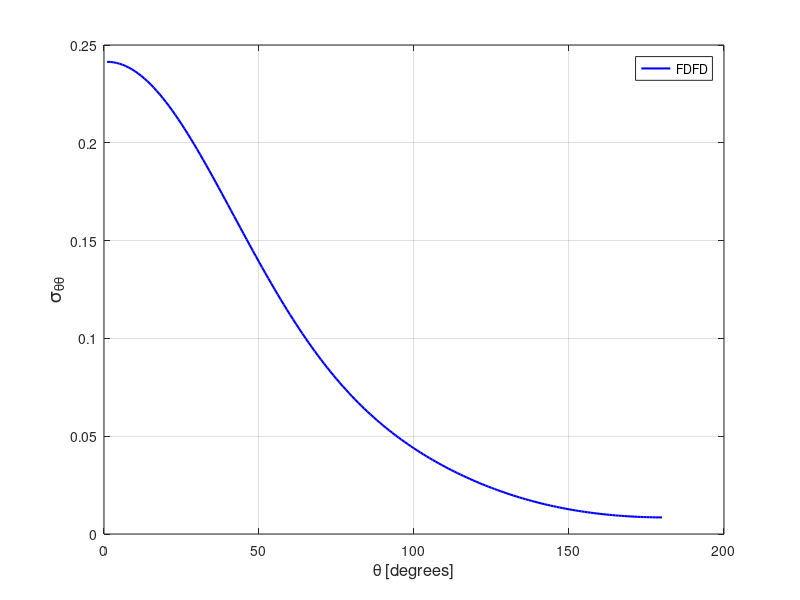

The MATLAB script that drew this image:
stt = [ 
    1  0.24139996E+00
    2  0.24133971E+00
    3  0.24115849E+00
    4  0.24085771E+00
    5  0.24043684E+00
    6  0.23989712E+00
    7  0.23923855E+00
    8  0.23846464E+00
    9  0.23757531E+00
   10  0.23657186E+00
   11  0.23545718E+00
   12  0.23423199E+00
   13  0.23289995E+00
   14  0.23146296E+00
   15  0.22992453E+00
   16  0.22828603E+00
   17  0.22655085E+00
   18  0.22472192E+00
   19  0.22280225E+00
   20  0.22079694E+00
   21  0.21870710E+00
   22  0.21653789E+00
   23  0.21429209E+00
   24  0.21197450E+00
   25  0.20958781E+00
   26  0.20713556E+00
   27  0.20462398E+00
   28  0.20205575E+00
   29  0.19943509E+00
   30  0.19676463E+00
   31  0.19404919E+00
   32  0.19129433E+00
   33  0.18850209E+00
   34  0.18567817E+00
   35  0.18282615E+00
   36  0.17994842E+00
   37  0.17705017E+00
   38  0.17413497E+00
   39  0.17120743E+00
   40  0.16826893E+00
   41  0.16532595E+00
   42  0.16237989E+00
   43  0.15943429E+00
   44  0.15649389E+00
   45  0.15355980E+00
   46  0.15063673E+00
   47  0.14772588E+00
   48  0.14483224E+00
   49  0.14195727E+00
   50  0.13910238E+00
   51  0.13627237E+00
   52  0.13346781E+00
   53  0.13069101E+00
   54  0.12794478E+00
   55  0.12522922E+00
   56  0.12254812E+00
   57  0.11990139E+00
   58  0.11729161E+00
   59  0.11471989E+00
   60  0.11218648E+00
   61  0.10969256E+00
   62  0.10724033E+00
   63  0.10482846E+00
   64  0.10246005E+00
   65  0.10013354E+00
   66  0.97850211E-01
   67  0.95611006E-01
   68  0.93414560E-01
   69  0.91262281E-01
   70  0.89153215E-01
   71  0.87088175E-01
   72  0.85066587E-01
   73  0.83088122E-01
   74  0.81152469E-01
   75  0.79259753E-01
   76  0.77408537E-01
   77  0.75599514E-01
   78  0.73830828E-01
   79  0.72102636E-01
   80  0.70414566E-01
   81  0.68765126E-01
   82  0.67154177E-01
   83  0.65580256E-01
   84  0.64043634E-01
   85  0.62542260E-01
   86  0.61076518E-01
   87  0.59645087E-01
   88  0.58247138E-01
   89  0.56881737E-01
   90  0.55548005E-01
   91  0.54245509E-01
   92  0.52972633E-01
   93  0.51729523E-01
   94  0.50515287E-01
   95  0.49328204E-01
   96  0.48168119E-01
   97  0.47034323E-01
   98  0.45925882E-01
   99  0.44842582E-01
  100  0.43783139E-01
  101  0.42747092E-01
  102  0.41733600E-01
  103  0.40742151E-01
  104  0.39772600E-01
  105  0.38823962E-01
  106  0.37895687E-01
  107  0.36987454E-01
  108  0.36098298E-01
  109  0.35228301E-01
  110  0.34376707E-01
  111  0.33543307E-01
  112  0.32727800E-01
  113  0.31929828E-01
  114  0.31148246E-01
  115  0.30383686E-01
  116  0.29635306E-01
  117  0.28903302E-01
  118  0.28186709E-01
  119  0.27486023E-01
  120  0.26800796E-01
  121  0.26130648E-01
  122  0.25475400E-01
  123  0.24834869E-01
  124  0.24209008E-01
  125  0.23597492E-01
  126  0.23000298E-01
  127  0.22417270E-01
  128  0.21848293E-01
  129  0.21293031E-01
  130  0.20751411E-01
  131  0.20223673E-01
  132  0.19709263E-01
  133  0.19208213E-01
  134  0.18720608E-01
  135  0.18245885E-01
  136  0.17784135E-01
  137  0.17335778E-01
  138  0.16899820E-01
  139  0.16476817E-01
  140  0.16066322E-01
  141  0.15668210E-01
  142  0.15282559E-01
  143  0.14909091E-01
  144  0.14547717E-01
  145  0.14198450E-01
  146  0.13861077E-01
  147  0.13535218E-01
  148  0.13221165E-01
  149  0.12918561E-01
  150  0.12627172E-01
  151  0.12347048E-01
  152  0.12078159E-01
  153  0.11819802E-01
  154  0.11572426E-01
  155  0.11335751E-01
  156  0.11109454E-01
  157  0.10893532E-01
  158  0.10687739E-01
  159  0.10491966E-01
  160  0.10306269E-01
  161  0.10130161E-01
  162  0.99637443E-02
  163  0.98067261E-02
  164  0.96591683E-02
  165  0.95208008E-02
  166  0.93914578E-02
  167  0.92711514E-02
  168  0.91597568E-02
  169  0.90570822E-02
  170  0.89630364E-02
  171  0.88776378E-02
  172  0.88006547E-02
  173  0.87320805E-02
  174  0.86717233E-02
  175  0.86196512E-02
  176  0.85758241E-02
  177  0.85400669E-02
  178  0.85124485E-02
  179  0.84928395E-02
  180  0.84814290E-02
  181  0.84781023E-02
  182  0.84825521E-02
  183  0.84952405E-02
  184  0.85159605E-02
  185  0.85446499E-02
  186  0.85815499E-02
  187  0.86266017E-02
  188  0.86796684E-02
  189  0.87412717E-02
  190  0.88109560E-02
  191  0.88891806E-02
  192  0.89757722E-02
  193  0.90710996E-02
  194  0.91749532E-02
  195  0.92876395E-02
  196  0.94092181E-02
  197  0.95398491E-02
  198  0.96794628E-02
  199  0.98284474E-02
  200  0.99867173E-02
  201  0.10154526E-01
  202  0.10331984E-01
  203  0.10519172E-01
  204  0.10716333E-01
  205  0.10923551E-01
  206  0.11140878E-01
  207  0.11368717E-01
  208  0.11606793E-01
  209  0.11855794E-01
  210  0.12115336E-01
  211  0.12386038E-01
  212  0.12667631E-01
  213  0.12960432E-01
  214  0.13264657E-01
  215  0.13580214E-01
  216  0.13907413E-01
  217  0.14246383E-01
  218  0.14597312E-01
  219  0.14960047E-01
  220  0.15334844E-01
  221  0.15721878E-01
  222  0.16121330E-01
  223  0.16533310E-01
  224  0.16957751E-01
  225  0.17394768E-01
  226  0.17844778E-01
  227  0.18307455E-01
  228  0.18783186E-01
  229  0.19272096E-01
  230  0.19774068E-01
  231  0.20289466E-01
  232  0.20818306E-01
  233  0.21360632E-01
  234  0.21916572E-01
  235  0.22486288E-01
  236  0.23070173E-01
  237  0.23667708E-01
  238  0.24279630E-01
  239  0.24905846E-01
  240  0.25546489E-01
  241  0.26201917E-01
  242  0.26872203E-01
  243  0.27557554E-01
  244  0.28258121E-01
  245  0.28974077E-01
  246  0.29706070E-01
  247  0.30453902E-01
  248  0.31217800E-01
  249  0.31998690E-01
  250  0.32796126E-01
  251  0.33611171E-01
  252  0.34443438E-01
  253  0.35294112E-01
  254  0.36163107E-01
  255  0.37050929E-01
  256  0.37957843E-01
  257  0.38885072E-01
  258  0.39832287E-01
  259  0.40800359E-01
  260  0.41790180E-01
  261  0.42802051E-01
  262  0.43836344E-01
  263  0.44894151E-01
  264  0.45975924E-01
  265  0.47082428E-01
  266  0.48214395E-01
  267  0.49372349E-01
  268  0.50557062E-01
  269  0.51769752E-01
  270  0.53011261E-01
  271  0.54281827E-01
  272  0.55582162E-01
  273  0.56913696E-01
  274  0.58277257E-01
  275  0.59673075E-01
  276  0.61102591E-01
  277  0.62566392E-01
  278  0.64065106E-01
  279  0.65600224E-01
  280  0.67171492E-01
  281  0.68781003E-01
  282  0.70428357E-01
  283  0.72114505E-01
  284  0.73840559E-01
  285  0.75607464E-01
  286  0.77414915E-01
  287  0.79264224E-01
  288  0.81155226E-01
  289  0.83089031E-01
  290  0.85065611E-01
  291  0.87085575E-01
  292  0.89149013E-01
  293  0.91255881E-01
  294  0.93407512E-01
  295  0.95601879E-01
  296  0.97840823E-01
  297  0.10012295E+00
  298  0.10244767E+00
  299  0.10481548E+00
  300  0.10722600E+00
  301  0.10967769E+00
  302  0.11217017E+00
  303  0.11470273E+00
  304  0.11727434E+00
  305  0.11988404E+00
  306  0.12252979E+00
  307  0.12521051E+00
  308  0.12792541E+00
  309  0.13067146E+00
  310  0.13344787E+00
  311  0.13625255E+00
  312  0.13908318E+00
  313  0.14193678E+00
  314  0.14481208E+00
  315  0.14770637E+00
  316  0.15061709E+00
  317  0.15354040E+00
  318  0.15647405E+00
  319  0.15941562E+00
  320  0.16236123E+00
  321  0.16530854E+00
  322  0.16825224E+00
  323  0.17119028E+00
  324  0.17411955E+00
  325  0.17703538E+00
  326  0.17993380E+00
  327  0.18281084E+00
  328  0.18566492E+00
  329  0.18849012E+00
  330  0.19128165E+00
  331  0.19403829E+00
  332  0.19675326E+00
  333  0.19942412E+00
  334  0.20204662E+00
  335  0.20461604E+00
  336  0.20712858E+00
  337  0.20957996E+00
  338  0.21196702E+00
  339  0.21428603E+00
  340  0.21653226E+00
  341  0.21870178E+00
  342  0.22079200E+00
  343  0.22279897E+00
  344  0.22471792E+00
  345  0.22654755E+00
  346  0.22828309E+00
  347  0.22992209E+00
  348  0.23146136E+00
  349  0.23289928E+00
  350  0.23423009E+00
  351  0.23545563E+00
  352  0.23657015E+00
  353  0.23757365E+00
  354  0.23846328E+00
  355  0.23923701E+00
  356  0.23989552E+00
  357  0.24043624E+00
  358  0.24085656E+00
  359  0.24115856E+00
  360  0.24133977E+00
 ]; 
plot(stt(1:180,1),stt(1:180,2),'b-','linewidth',1.5 ); 
grid on 
legend('FDFD');
xlabel('\theta [degrees]','FontSize',12);
ylabel('\sigma_{\theta\theta}','FontSize',14);
